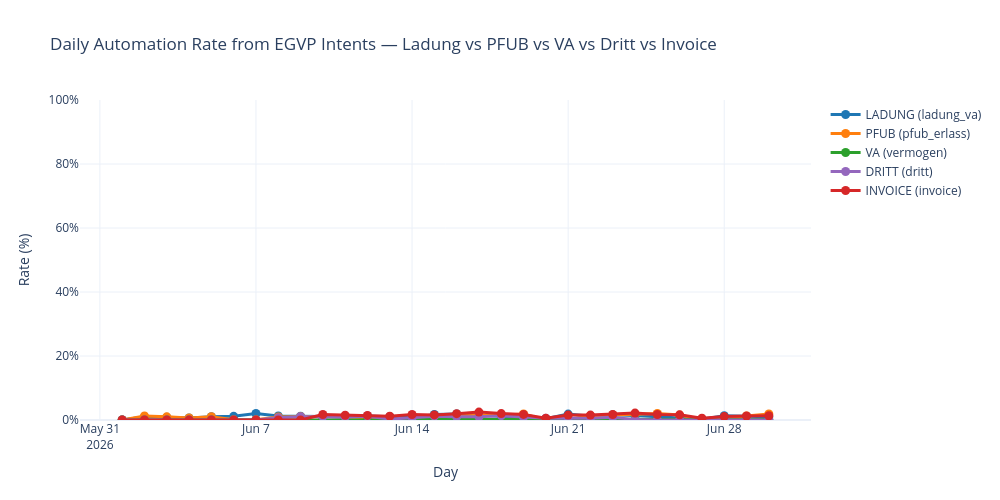

The notebook cell saved with this chart:
### Markdown cell above
### plot graph

### Code cell
# Daily automation rate (%) for ladung, pfub, va, dritt and invoice from egvp_intents table
daily_intents_df = (
    pd.concat(
        [
            daily_incoming_egvp_attachments.rename('total'),
            daily_automated_ladung_from_egvp_intets.rename('ladung'),
            daily_automated_pfub_from_egvp_intets.rename('pfub'),
            daily_automated_va_from_egvp_intets.rename('va'),
            daily_automated_dritt_from_egvp_intets.rename('dritt'),
            daily_automated_invoice_from_egvp_intets.rename('invoice'),
        ],
        axis=1,
    )
    .fillna(0)
    .sort_index()
)
daily_intents_df.index = pd.to_datetime(daily_intents_df.index)
daily_intents_df.index.name = 'day'
daily_intents_df['ladung_pct'] = (daily_intents_df['ladung'] / daily_intents_df['total'] * 100).round(2)
daily_intents_df['pfub_pct'] = (daily_intents_df['pfub'] / daily_intents_df['total'] * 100).round(2)
daily_intents_df['va_pct'] = (daily_intents_df['va'] / daily_intents_df['total'] * 100).round(2)
daily_intents_df['dritt_pct'] = (daily_intents_df['dritt'] / daily_intents_df['total'] * 100).round(2)
daily_intents_df['invoice_pct'] = (daily_intents_df['invoice'] / daily_intents_df['total'] * 100).round(2)

plot_df = daily_intents_df.reset_index()

y_cols = ['ladung_pct', 'pfub_pct', 'va_pct', 'dritt_pct', 'invoice_pct']
abs_cols = {'ladung_pct': 'ladung', 'pfub_pct': 'pfub', 'va_pct': 'va', 'dritt_pct': 'dritt', 'invoice_pct': 'invoice'}
labels_map = {
    'ladung_pct': 'LADUNG (ladung_va)',
    'pfub_pct': 'PFUB (pfub_erlass)',
    'va_pct': 'VA (vermogen)',
    'dritt_pct': 'DRITT (dritt)',
    'invoice_pct': 'INVOICE (invoice)',
}

fig = px.line(
    plot_df,
    x='day',
    y=y_cols,
    markers=True,
    title='Daily Automation Rate from EGVP Intents — Ladung vs PFUB vs VA vs Dritt vs Invoice',
    labels={'day': 'Day', 'value': 'Rate (%)', 'variable': 'Series'},
    color_discrete_map={
        'ladung_pct': '#1f77b4',
        'pfub_pct': '#ff7f0e',
        'va_pct': '#2ca02c',
        'dritt_pct': '#9467bd',
        'invoice_pct': '#d62728',
    },
)

for trace in fig.data:
    col = trace.name
    abs_col = abs_cols[col]
    trace.customdata = np.stack(
        [daily_intents_df[abs_col].values, daily_intents_df['total'].values], axis=-1
    )
    trace.hovertemplate = (
        '<b>%{x|%Y-%m-%d}</b><br>'
        'Total incoming: %{customdata[1]:.0f}<br>'
        'Automated: %{customdata[0]:.0f} / %{customdata[1]:.0f}<br>'
        'Rate: %{y:.2f}%<extra>' + labels_map[col] + '</extra>'
    )

fig.for_each_trace(lambda t: t.update(name=labels_map[t.name]))

fig.update_layout(
    template='plotly_white',
    width=1000,
    height=500,
    hovermode='x unified',
    yaxis=dict(ticksuffix='%', range=[0, 100]),
    legend_title_text='',
)
fig.update_traces(line=dict(width=3), marker=dict(size=9))
fig.show()

### Figure 1 — Plotly figure (JSON) as saved in the notebook; plotly's stock layout.template omitted (floating-point values rounded to 4 significant figures)
{"data": [{"customdata": [[2, 7597], [61, 6191], [50, 6040], [31, 5050], [52, 5080], [22, 1910], [21, 1034], [92, 7317], [76, 6536], [75, 6666], [46, 5972], [67, 5399], [18, 1732], [7, 1047], [128, 7302], [113, 5950], [88, 5981], [68, 5454], [41, 4864], [7, 1727], [18, 979], [86, 7511], [106, 6543], [84, 5952], [58, 5557], [35, 5149], [5, 1929], [14, 1036], [93, 8497], [73, 7459]], "hovertemplate": "<b>%{x|%Y-%m-%d}</b><br>Total incoming: %{customdata[1]:.0f}<br>Automated: %{customdata[0]:.0f} / %{customdata[1]:.0f}<br>Rate: %{y:.2f}%<extra>LADUNG (ladung_va)</extra>", "legendgroup": "ladung_pct", "line": {"color": "#1f77b4", "dash": "solid", "width": 3}, "marker": {"size": 9, "symbol": "circle"}, "mode": "lines+markers", "name": "LADUNG (ladung_va)", "orientation": "v", "showlegend": true, "type": "scatter", "x": ["2026-06-01T00:00:00", "2026-06-02T00:00:00", "2026-06-03T00:00:00", "2026-06-04T00:00:00", "2026-06-05T00:00:00", "2026-06-06T00:00:00", "2026-06-07T00:00:00", "2026-06-08T00:00:00", "2026-06-09T00:00:00", "2026-06-10T00:00:00", "2026-06-11T00:00:00", "2026-06-12T00:00:00", "2026-06-13T00:00:00", "2026-06-14T00:00:00", "2026-06-15T00:00:00", "2026-06-16T00:00:00", "2026-06-17T00:00:00", "2026-06-18T00:00:00", "2026-06-19T00:00:00", "2026-06-20T00:00:00", "2026-06-21T00:00:00", "2026-06-22T00:00:00", "2026-06-23T00:00:00", "2026-06-24T00:00:00", "2026-06-25T00:00:00", "2026-06-26T00:00:00", "2026-06-27T00:00:00", "2026-06-28T00:00:00", "2026-06-29T00:00:00", "2026-06-30T00:00:00"], "xaxis": "x", "y": [0.03, 0.99, 0.83, 0.61, 1.02, 1.15, 2.03, 1.26, 1.16, 1.13, 0.77, 1.24, 1.04, 0.67, 1.75, 1.9, 1.47, 1.25, 0.84, 0.41, 1.84, 1.14, 1.62, 1.41, 1.04, 0.68, 0.26, 1.35, 1.09, 0.98], "yaxis": "y"}, {"customdata": [[0.0, 7597.0], [77.0, 6191.0], [60.0, 6040.0], [31.0, 5050.0], [52.0, 5080.0], [1.0, 1910.0], [1.0, 1034.0], [68.0, 7317.0], [67.0, 6536.0], [75.0, 6666.0], [58.0, 5972.0], [40.0, 5399.0], [1.0, 1732.0], [0.0, 1047.0], [52.0, 7302.0], [80.0, 5950.0], [84.0, 5981.0], [81.0, 5454.0], [91.0, 4864.0], [0.0, 1727.0], [0.0, 979.0], [99.0, 7511.0], [102.0, 6543.0], [108.0, 5952.0], [112.0, 5557.0], [79.0, 5149.0], [1.0, 1929.0], [0.0, 1036.0], [106.0, 8497.0], [140.0, 7459.0]], "hovertemplate": "<b>%{x|%Y-%m-%d}</b><br>Total incoming: %{customdata[1]:.0f}<br>Automated: %{customdata[0]:.0f} / %{customdata[1]:.0f}<br>Rate: %{y:.2f}%<extra>PFUB (pfub_erlass)</extra>", "legendgroup": "pfub_pct", "line": {"color": "#ff7f0e", "dash": "solid", "width": 3}, "marker": {"size": 9, "symbol": "circle"}, "mode": "lines+markers", "name": "PFUB (pfub_erlass)", "orientation": "v", "showlegend": true, "type": "scatter", "x": ["2026-06-01T00:00:00", "2026-06-02T00:00:00", "2026-06-03T00:00:00", "2026-06-04T00:00:00", "2026-06-05T00:00:00", "2026-06-06T00:00:00", "2026-06-07T00:00:00", "2026-06-08T00:00:00", "2026-06-09T00:00:00", "2026-06-10T00:00:00", "2026-06-11T00:00:00", "2026-06-12T00:00:00", "2026-06-13T00:00:00", "2026-06-14T00:00:00", "2026-06-15T00:00:00", "2026-06-16T00:00:00", "2026-06-17T00:00:00", "2026-06-18T00:00:00", "2026-06-19T00:00:00", "2026-06-20T00:00:00", "2026-06-21T00:00:00", "2026-06-22T00:00:00", "2026-06-23T00:00:00", "2026-06-24T00:00:00", "2026-06-25T00:00:00", "2026-06-26T00:00:00", "2026-06-27T00:00:00", "2026-06-28T00:00:00", "2026-06-29T00:00:00", "2026-06-30T00:00:00"], "xaxis": "x", "y": [0.0, 1.24, 0.99, 0.61, 1.02, 0.05, 0.1, 0.93, 1.03, 1.13, 0.97, 0.74, 0.06, 0.0, 0.71, 1.34, 1.4, 1.49, 1.87, 0.0, 0.0, 1.32, 1.56, 1.81, 2.02, 1.53, 0.05, 0.0, 1.25, 1.88], "yaxis": "y"}, {"customdata": [[0.0, 7597.0], [0.0, 6191.0], [0.0, 6040.0], [0.0, 5050.0], [0.0, 5080.0], [0.0, 1910.0], [0.0, 1034.0], [8.0, 7317.0], [4.0, 6536.0], [5.0, 6666.0], [7.0, 5972.0], [4.0, 5399.0], [1.0, 1732.0], [3.0, 1047.0], [10.0, 7302.0], [8.0, 5950.0], [9.0, 5981.0], [7.0, 5454.0], [6.0, 4864.0], [0.0, 1727.0], [2.0, 979.0], [21.0, 7511.0], [14.0, 6543.0], [17.0, 5952.0], [9.0, 5557.0], [12.0, 5149.0], [0.0, 1929.0], [1.0, 1036.0], [15.0, 8497.0], [10.0, 7459.0]], "hovertemplate": "<b>%{x|%Y-%m-%d}</b><br>Total incoming: %{customdata[1]:.0f}<br>Automated: %{customdata[0]:.0f} / %{customdata[1]:.0f}<br>Rate: %{y:.2f}%<extra>VA (vermogen)</extra>", "legendgroup": "va_pct", "line": {"color": "#2ca02c", "dash": "solid", "width": 3}, "marker": {"size": 9, "symbol": "circle"}, "mode": "lines+markers", "name": "VA (vermogen)", "orientation": "v", "showlegend": true, "type": "scatter", "x": ["2026-06-01T00:00:00", "2026-06-02T00:00:00", "2026-06-03T00:00:00", "2026-06-04T00:00:00", "2026-06-05T00:00:00", "2026-06-06T00:00:00", "2026-06-07T00:00:00", "2026-06-08T00:00:00", "2026-06-09T00:00:00", "2026-06-10T00:00:00", "2026-06-11T00:00:00", "2026-06-12T00:00:00", "2026-06-13T00:00:00", "2026-06-14T00:00:00", "2026-06-15T00:00:00", "2026-06-16T00:00:00", "2026-06-17T00:00:00", "2026-06-18T00:00:00", "2026-06-19T00:00:00", "2026-06-20T00:00:00", "2026-06-21T00:00:00", "2026-06-22T00:00:00", "2026-06-23T00:00:00", "2026-06-24T00:00:00", "2026-06-25T00:00:00", "2026-06-26T00:00:00", "2026-06-27T00:00:00", "2026-06-28T00:00:00", "2026-06-29T00:00:00", "2026-06-30T00:00:00"], "xaxis": "x", "y": [0.0, 0.0, 0.0, 0.0, 0.0, 0.0, 0.0, 0.11, 0.06, 0.08, 0.12, 0.07, 0.06, 0.29, 0.14, 0.13, 0.15, 0.13, 0.12, 0.0, 0.2, 0.28, 0.21, 0.29, 0.16, 0.23, 0.0, 0.1, 0.18, 0.13], "yaxis": "y"}, {"customdata": [[0.0, 7597.0], [0.0, 6191.0], [0.0, 6040.0], [0.0, 5050.0], [0.0, 5080.0], [0.0, 1910.0], [0.0, 1034.0], [49.0, 7317.0], [68.0, 6536.0], [70.0, 6666.0], [58.0, 5972.0], [64.0, 5399.0], [5.0, 1732.0], [7.0, 1047.0], [87.0, 7302.0], [60.0, 5950.0], [59.0, 5981.0], [74.0, 5454.0], [43.0, 4864.0], [10.0, 1727.0], [5.0, 979.0], [43.0, 7511.0], [57.0, 6543.0], [7.0, 5952.0], [0.0, 5557.0], [0.0, 5149.0], [0.0, 1929.0], [0.0, 1036.0], [0.0, 8497.0], [0.0, 7459.0]], "hovertemplate": "<b>%{x|%Y-%m-%d}</b><br>Total incoming: %{customdata[1]:.0f}<br>Automated: %{customdata[0]:.0f} / %{customdata[1]:.0f}<br>Rate: %{y:.2f}%<extra>DRITT (dritt)</extra>", "legendgroup": "dritt_pct", "line": {"color": "#9467bd", "dash": "solid", "width": 3}, "marker": {"size": 9, "symbol": "circle"}, "mode": "lines+markers", "name": "DRITT (dritt)", "orientation": "v", "showlegend": true, "type": "scatter", "x": ["2026-06-01T00:00:00", "2026-06-02T00:00:00", "2026-06-03T00:00:00", "2026-06-04T00:00:00", "2026-06-05T00:00:00", "2026-06-06T00:00:00", "2026-06-07T00:00:00", "2026-06-08T00:00:00", "2026-06-09T00:00:00", "2026-06-10T00:00:00", "2026-06-11T00:00:00", "2026-06-12T00:00:00", "2026-06-13T00:00:00", "2026-06-14T00:00:00", "2026-06-15T00:00:00", "2026-06-16T00:00:00", "2026-06-17T00:00:00", "2026-06-18T00:00:00", "2026-06-19T00:00:00", "2026-06-20T00:00:00", "2026-06-21T00:00:00", "2026-06-22T00:00:00", "2026-06-23T00:00:00", "2026-06-24T00:00:00", "2026-06-25T00:00:00", "2026-06-26T00:00:00", "2026-06-27T00:00:00", "2026-06-28T00:00:00", "2026-06-29T00:00:00", "2026-06-30T00:00:00"], "xaxis": "x", "y": [0.0, 0.0, 0.0, 0.0, 0.0, 0.0, 0.0, 0.67, 1.04, 1.05, 0.97, 1.19, 0.29, 0.67, 1.19, 1.01, 0.99, 1.36, 0.88, 0.58, 0.51, 0.57, 0.87, 0.12, 0.0, 0.0, 0.0, 0.0, 0.0, 0.0], "yaxis": "y"}, {"customdata": [[0.0, 7597.0], [0.0, 6191.0], [0.0, 6040.0], [0.0, 5050.0], [0.0, 5080.0], [0.0, 1910.0], [0.0, 1034.0], [0.0, 7317.0], [0.0, 6536.0], [115.0, 6666.0], [89.0, 5972.0], [77.0, 5399.0], [21.0, 1732.0], [18.0, 1047.0], [117.0, 7302.0], [118.0, 5950.0], [148.0, 5981.0], [109.0, 5454.0], [85.0, 4864.0], [9.0, 1727.0], [15.0, 979.0], [115.0, 7511.0], [113.0, 6543.0], [128.0, 5952.0], [95.0, 5557.0], [83.0, 5149.0], [11.0, 1929.0], [11.0, 1036.0], [105.0, 8497.0], [99.0, 7459.0]], "hovertemplate": "<b>%{x|%Y-%m-%d}</b><br>Total incoming: %{customdata[1]:.0f}<br>Automated: %{customdata[0]:.0f} / %{customdata[1]:.0f}<br>Rate: %{y:.2f}%<extra>INVOICE (invoice)</extra>", "legendgroup": "invoice_pct", "line": {"color": "#d62728", "dash": "solid", "width": 3}, "marker": {"size": 9, "symbol": "circle"}, "mode": "lines+markers", "name": "INVOICE (invoice)", "orientation": "v", "showlegend": true, "type": "scatter", "x": ["2026-06-01T00:00:00", "2026-06-02T00:00:00", "2026-06-03T00:00:00", "2026-06-04T00:00:00", "2026-06-05T00:00:00", "2026-06-06T00:00:00", "2026-06-07T00:00:00", "2026-06-08T00:00:00", "2026-06-09T00:00:00", "2026-06-10T00:00:00", "2026-06-11T00:00:00", "2026-06-12T00:00:00", "2026-06-13T00:00:00", "2026-06-14T00:00:00", "2026-06-15T00:00:00", "2026-06-16T00:00:00", "2026-06-17T00:00:00", "2026-06-18T00:00:00", "2026-06-19T00:00:00", "2026-06-20T00:00:00", "2026-06-21T00:00:00", "2026-06-22T00:00:00", "2026-06-23T00:00:00", "2026-06-24T00:00:00", "2026-06-25T00:00:00", "2026-06-26T00:00:00", "2026-06-27T00:00:00", "2026-06-28T00:00:00", "2026-06-29T00:00:00", "2026-06-30T00:00:00"], "xaxis": "x", "y": [0.0, 0.0, 0.0, 0.0, 0.0, 0.0, 0.0, 0.0, 0.0, 1.73, 1.49, 1.43, 1.21, 1.72, 1.6, 1.98, 2.47, 2.0, 1.75, 0.52, 1.53, 1.53, 1.73, 2.15, 1.71, 1.61, 0.57, 1.06, 1.24, 1.33], "yaxis": "y"}], "layout": {"height": 500, "hovermode": "x unified", "legend": {"title": {"text": ""}, "tracegroupgap": 0}, "title": {"text": "Daily Automation Rate from EGVP Intents — Ladung vs PFUB vs VA vs Dritt vs Invoice"}, "width": 1000, "xaxis": {"anchor": "y", "domain": [0, 1], "title": {"text": "Day"}}, "yaxis": {"anchor": "x", "domain": [0, 1], "range": [0, 100], "ticksuffix": "%", "title": {"text": "Rate (%)"}}}}
